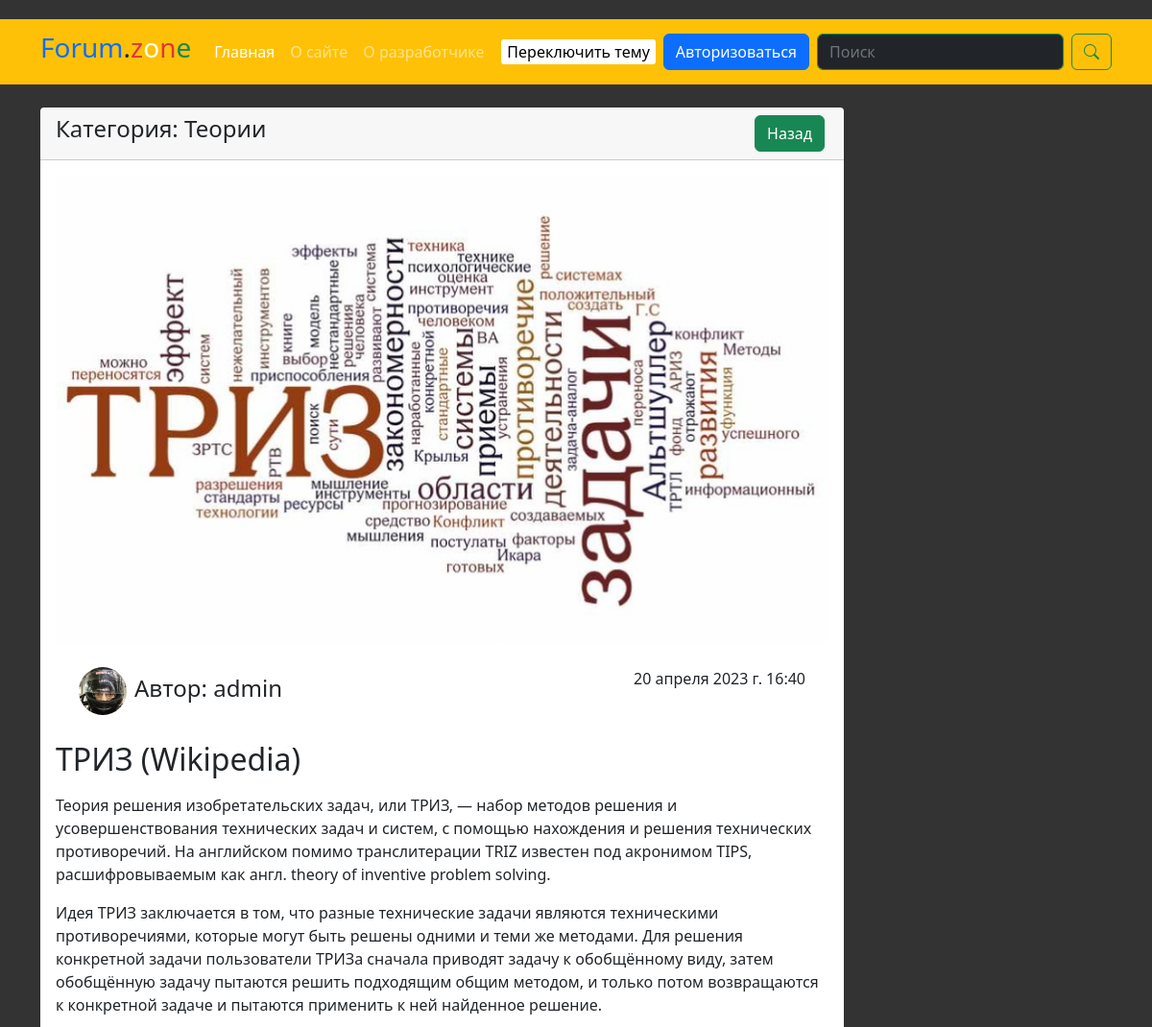
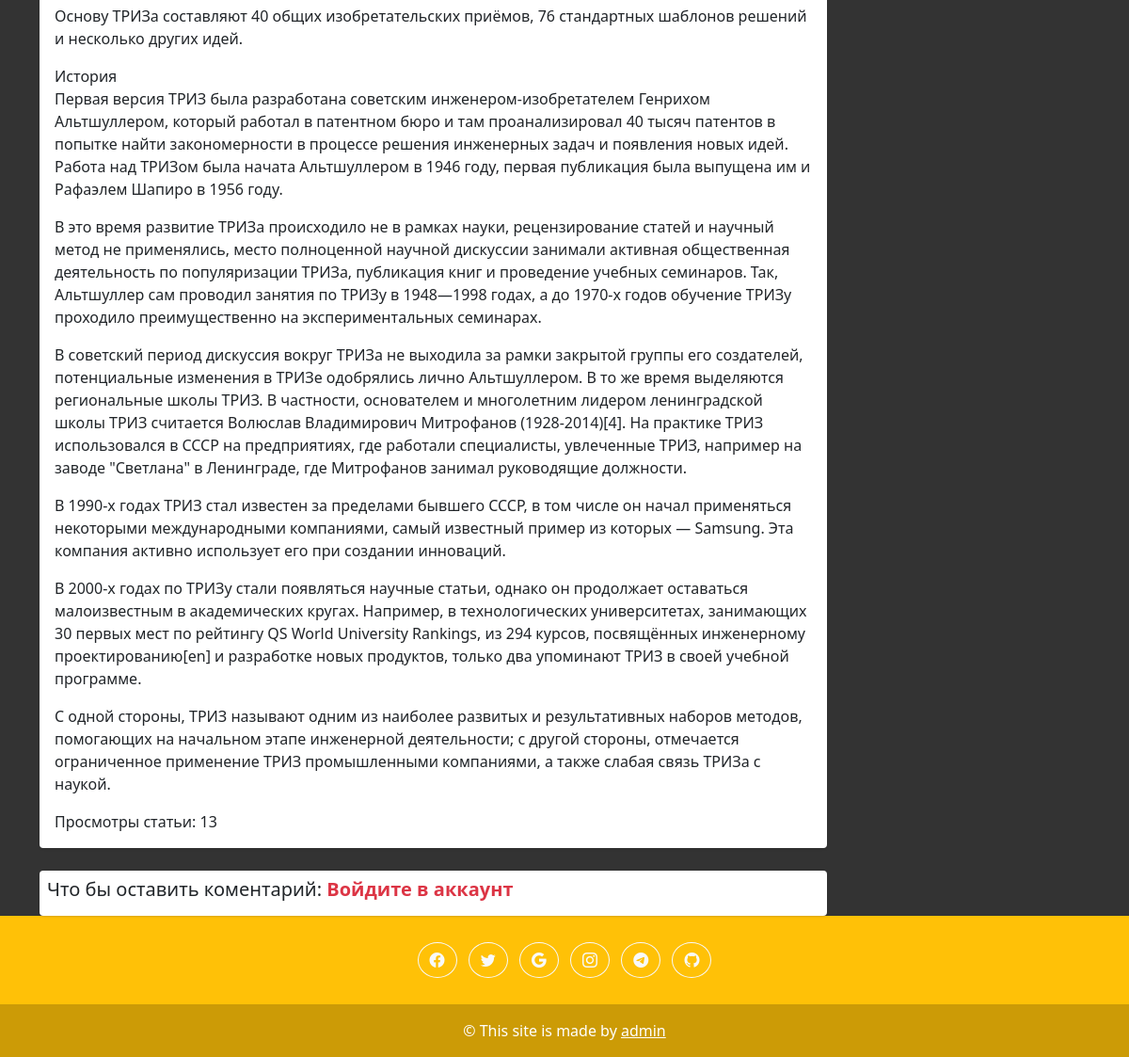
Page /article/12 on the committed database (2 pictures, top to bottom).
### blog/models.py (models this page shows, shortened)
class Article(models.Model):
    title = models.CharField(max_length=255, verbose_name='Название статьи')
    content = models.TextField(verbose_name='Описание статьи')
    photo = models.ImageField(upload_to='photo/', blank=True, null=True, verbose_name='Изображение')
    created_at = models.DateTimeField(auto_now_add=True, verbose_name='Дата создания')
    updated_at = models.DateTimeField(auto_now=True, verbose_name='Дата изминения')
    views = models.IntegerField(default=0, verbose_name='Просмотры')
    category = models.ForeignKey(Category, on_delete=models.CASCADE, verbose_name='Категория')
    author = models.ForeignKey(User, on_delete=models.CASCADE, verbose_name='Автор', blank=True, null=True)
    class Meta:
        verbose_name = 'Статья'
        verbose_name_plural = 'Статьи'

class Category(models.Model):
    title = models.CharField(max_length=255, verbose_name='Название категории')
    def __str__(self):
        return self.title
    class Meta:
        verbose_name = 'Категория'
        verbose_name_plural = 'Категории'

class Profile(models.Model):
    user = models.OneToOneField(User, on_delete=models.CASCADE)
    photo = models.ImageField(upload_to='profiles/', blank=True, null=True)
    phone_number = models.CharField(max_length=30, blank=True, null=True)
    publisher = models.BooleanField(default=False, verbose_name='Право создания статьи')
    def get_photo(self):
        try:
            return self.photo.url
        except:
            return 'https://e7.pngegg.com/pngimages/265/535/png-clipart-computer-icons-silhouette-female-a-new-user-animals-head.png'
    class Meta:
        verbose_name = 'Профиль'
        verbose_name_plural = 'Профили'

### blog/views.py (the view)
# urls.py: path('article/<int:pk>', ArticleDetailView.as_view(), name='article'),
class ArticleDetailView(DetailView):
    model = Article
    context_object_name = 'article'
    def get_context_data(self, **kwargs):
        context = super().get_context_data()
        article = Article.objects.get(pk=self.kwargs['pk'])
        article.views += 1
        article.save()
        context['title'] = f'Статья {article.title}'
        if self.request.user.is_authenticated:
            context['comment_form'] = CommentForm()
        context['comments'] = Comment.objects.filter(article=article)
        return context

### blog/forms.py
class LoginForm(AuthenticationForm):
    username = forms.CharField(max_length=50, widget=forms.TextInput(attrs={
        'class': 'form-control',
        'placeholder': 'Имя пользователя'
    }))
    password = forms.CharField(widget=forms.PasswordInput(attrs={
        'class': 'form-control',
        'placeholder': 'Пароль'
    }))

class RegistrationForm(UserCreationForm):
    password1 = forms.CharField(widget=forms.PasswordInput(attrs={
        'class': 'form-control',
        'placeholder': 'Пароль'
    }))
    password2 = forms.CharField(widget=forms.PasswordInput(attrs={
        'class': 'form-control',
        'placeholder': 'Подтвердите пароль'
    }))
    username = forms.CharField(widget=forms.TextInput(attrs={
        'class': 'form-control',
        'placeholder': 'Имя пользователя'
    }))
    first_name = forms.CharField(widget=forms.TextInput(attrs={
        'class': 'form-control',
        'placeholder': 'Ваше имя'
    }))
    last_name = forms.CharField(widget=forms.TextInput(attrs={
        'class': 'form-control',
        'placeholder': 'Ваша фамилия'
    }))
    email = forms.EmailField(widget=forms.EmailInput(attrs={
        'class': 'form-control',
        'placeholder': 'Ваша почта'
    }))
    class Meta:
        model = User
        fields = ('username',
                  'first_name',
                  'last_name',
                  'email',
                  'password1',
                  'password2')

### blog/context_processors.py (called while the page is built)
def add_my_forms(request):
    return {
        'login_form': LoginForm(),
        'register_form': RegistrationForm(),
        'edit_account': EditAccountForm(instance=request.user if request.user.is_authenticated else None),
        'edit_profile': EditProfileForm()
    }

### blog/templates/blog/article_detail.html (shortened to what this page needs)
{% extends 'base.html' %}
{% block main %}
<div class="d-flex justify-content-between mt-4">
    <div class="col-9">
        <div class="card">
            <div class="card-header d-flex justify-content-between">
                <div class="category_name">
                    <a href="" class="h4 text-dark navbar-brand fs-4">Категория: {{ article.category }}</a>
                </div>
                <div class="d-flex justify-content-between">
                    <a href="{% url 'index' %}" class="btn btn-success mx-1">Назад</a>
                </div>
            </div>
            <div class="card-body">
                {% if article.photo %}
                <img src="{{ article.photo.url }}" class="card-img-top" alt="...">
                {% else %}
                <img src="https://metliefdegeregeld.nl/wp-content/uploads/2017/12/300x200-300dpi.jpg"
                     class="card-img-top" alt="...">
                {% endif %}
                <div class="d-flex justify-content-between p-4">
                    <div class="d-flex justify-content-between">
                        <img class="rounded-circle"
                             src="{{ article.author.profile.get_photo }}" alt=""
                             width="50" height="50">
                        <h4 class="p-2">Автор:
                            <a href="{% url 'profile' article.author.pk %}" class="navbar-brand">
                                {{ article.author }}
                            </a>
                        </h4>
                    </div>
                    <p>{{ article.created_at }}</p>
                </div>
                <h2>{{ article.title }}</h2>
                <p>{{ article.content|linebreaks }}</p>
                <span>Просмотры статьи: {{ article.views }}</span>
            </div>
        </div>
        <div class="card mt-4 p-2">
            {% if request.user.is_authenticated %}
            <form action="{% url 'save_comment' article.pk %}" method="post">
                {% csrf_token %}
                {{ comment_form.as_p }}
                <button type="submit" class="btn btn-secondary">Оставить коментарий</button>
            </form>
            {% else %}
            <h5>Что бы оставить коментарий: <a class="link-danger navbar-brand fw-bold fs-5" href="{% url 'login' %}">Войдите в аккаунт</a></h5>
            {% endif %}
        </div>
    </div>
    <div class="col-3">
    </div>
</div>
{% endblock main %}

### blog/static/blog/css/dark-mode.css (style rules this page uses)
body { margin-top: 20px; text-align: left; background-color: #333; transition: 1s; }
.card { box-shadow: 0 1px 3px 0 rgba(0,0,0,.1), 0 1px 2px 0 rgba(0,0,0,.06); }
.card { position: relative; display: flex; flex-direction: column; min-width: 0; word-wrap: break-word; background-color: #fff; background-clip: border-box; border: 0 solid rgba(0,0,0,.125); border-radius: .25rem; }
.card-body { flex: 1 1 auto; min-height: 1px; padding: 1rem; }

### rows in the picture
Article: category "Теории", photo (picture), author.profile.get_photo (picture), author "admin", created_at "20 апреля 2023 г. 16:40", title "ТРИЗ (Wikipedia)", content "Теория решения изобретательских задач, или ТРИЗ, — набор методов решения и усовершенствования технических задач и систем, с помощью нахождения и решения технических противоречий. На английском помимо транслитерации TRIZ известен под акронимом TIPS, расшифровываемым как англ. theory of inventive problem solving. Идея ТРИЗ заключается в том, что разные технические задачи являются техническими противоречиями, которые могут быть решены одними и теми же методами. Для решения конкретной задачи пользователи ТРИЗа сначала приводят задачу к обобщённому виду, затем обобщённую задачу пытаются решить подходящим общим методом, и только потом возвращаются к конкретной задаче и пытаются применить к ней…", views "13"
